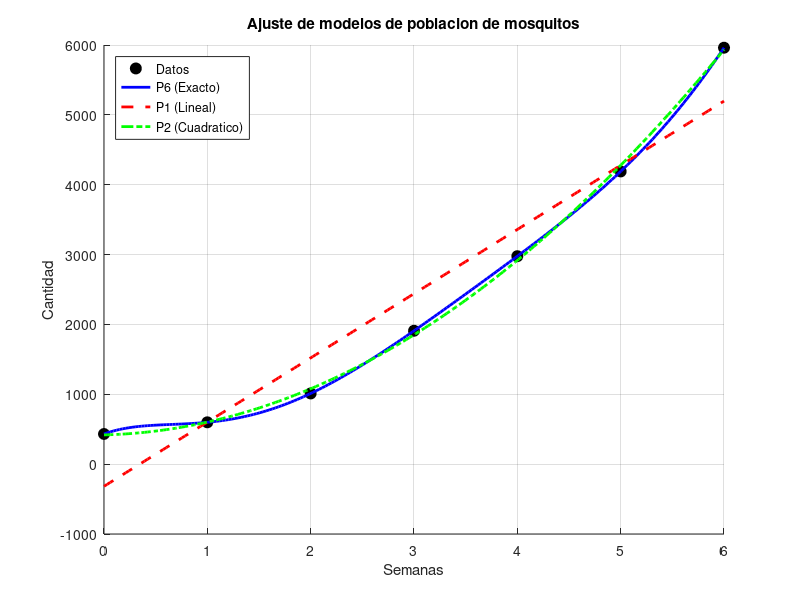

Source code (MATLAB):
%un biologo realiza un experimento de reproduccion y obtiene una tabla, las consignas son:
%(a) Determinar el polinomio p6 de grado menor o igual que 6 que interpola los datos de la tabla.
%(b) Determinar la funcion lineal p1 que mejor aproxima en el sentido de cuadrados mınimos los
%datos dados (modelo lineal).
%(c) Determinar el polinomio p2 de grado ≤ 2 que mejor aproxima en el sentido de cuadrados
%m´ınimos los datos dados (modelo cuadratico).
%(d) Graficar los datos y la evolucion de los tres modelos calculados durante las seis semanas. De
%terminar el error cuadratico en cada caso. ¿cual de los modelos le parece que es mas apropiado
%y por que?
%(e) Predecir cual sera la cantidad de mosquitos al cabo de 10 semanas segun los diferentes modelos
%propuestos. ¿Sigue pensando que el modelo mas apropiado es el que eligio en el item anterior?
%(f) Si se sabe que la medicion a las 10 semanas es de 14900 mosquitos, calcule el error relativo de
%cada una de sus predicciones y verifique si el modelo que considero mas apropiado es el que
%da la mejor prediccion.

%el pto A me pide hallar el polinomio de grado menor o igual a 6 que interpola a los datos
%para ello uso la funcion polyfit
x=[0;1;2;3;4;5;6];
y=[432;599;1012;1909;2977;4190;5961];
p6=polyfit(x,y,6);

%el pto B me pide hallar la funcion lineal osea polinomio grado 1 que minimice la distancia
%cuadrada a los ptos
p1=polyfit(x,y,1);

%el pto C me pide hallar el polinomio de grado menor o igual 2 q mejor aproxima en el
%sentido de cuadrados minimos los datos dados
p2=polyfit(x,y,2);

%el pto D me pide hallar el error cuadratico para cada caso y graficar los datos
y_eval_p6=polyval(p6,x);
y_eval_p1=polyval(p1,x);
y_eval_p2=polyval(p2,x);
%el error cuadratico se calcula como la suma de (valor_real - valor_modelo)^2
err_cuad_p6=sum((y-y_eval_p6).^2);
err_cuad_p1=sum((y-y_eval_p1).^2);
err_cuad_p2=sum((y-y_eval_p2).^2);

printf("Los errores cuadraticos obtenidos son: ");
fprintf("Para el polinomio p6: %.4f\n",err_cuad_p6);
fprintf("Para el polinomio p1: %.4f\n",err_cuad_p1);
fprintf("Para el polinomio p2: %.4f\n",err_cuad_p2);

%Ese 0.0000 del polinomio p6 es un "espejismo". Te hace creer que el modelo es perfecto 
%dentro de las primeras 6 semanas, pero como viste en tus cálculos del inciso (e) y (f), 
%esa misma rigidez para tocar los puntos exactos hace que el polinomio se vuelva inestable 
%y falle catastróficamente al querer predecir el futuro (la semana 10). 
%En cambio, el modelo cuadrático p 2, que acepta tener un error de 20141, es capaz de capturar 
%la verdadera física del problema y hacer predicciones confiables.

% Graficamos usando un vector 'xx' suave con muchos puntos [cite: 146]
xx = linspace(0, 6, 200); 
yy_p6 = polyval(p6, xx);
yy_p1 = polyval(p1, xx);
yy_p2 = polyval(p2, xx);

figure(1);
hold on; grid on;
plot(x, y, 'ko', 'markersize', 8, 'markerfacecolor', 'k'); % Datos reales
plot(xx, yy_p6, 'b-', 'linewidth', 2);                     % Modelo P6
plot(xx, yy_p1, 'r--', 'linewidth', 2);                    % Modelo P1
plot(xx, yy_p2, 'g-.', 'linewidth', 2);                    % Modelo P2
legend('Datos', 'P6 (Exacto)', 'P1 (Lineal)', 'P2 (Cuadratico)', 'Location', 'northwest');
title('Ajuste de modelos de poblacion de mosquitos');
xlabel('Semanas'); ylabel('Cantidad');
hold off;

%El inciso E pide predecir a 10 semanas
x_pred=10;
y_pred_p6=polyval(p6,x_pred);
y_pred_p1=polyval(p1,x_pred);
y_pred_p2=polyval(p2,x_pred);

printf('--- Predicciones para la semana 10 ---\n');
printf('Prediccion P6 (Grado 6): %.0f mosquitos\n', y_pred_p6);
printf('Prediccion P1 (Lineal) : %.0f mosquitos\n', y_pred_p1);
printf('Prediccion P2 (Cuadrat): %.0f mosquitos\n\n', y_pred_p2);

%El inciso F pide hallar el error relativo de cada prediccion con respecto al valor que me da
valor_real=14900;
%el error relativo se calcula com: |Real - Aproximado| / |Real|
err_rel_p6=abs(valor_real-y_pred_p6)/abs(valor_real);
err_rel_p1=abs(valor_real-y_pred_p1)/abs(valor_real);
err_rel_p2=abs(valor_real-y_pred_p2)/abs(valor_real);

printf('--- Errores Relativos en la semana 10 (Valor real: 14900) ---\n');
printf('Error Relativo P6: %.4f (%.2f%%)\n', err_rel_p6, err_rel_p6*100);
printf('Error Relativo P1: %.4f (%.2f%%)\n', err_rel_p1, err_rel_p1*100);
printf('Error Relativo P2: %.4f (%.2f%%)\n', err_rel_p2, err_rel_p2*100);

%los nros obtenidos son: Error Relativo P6: 
%1.4605 (146.05%)
%Error Relativo P1: 0.4045 (40.45%)
%Error Relativo P2: 0.0400 (4.00%)

%Este ejercicio demuestra que "ajustar perfecto" los datos del pasado no garantiza predecir 
%bien el futuro. Los polinomios de alto grado sufren de inestabilidad y oscilaciones severas
%fuera del dominio de interpolación, por lo que los modelos de cuadrados mínimos de grado bajo (como el cuadrático) 
%son mucho más robustos y apropiados para la ingeniería y la predicción
